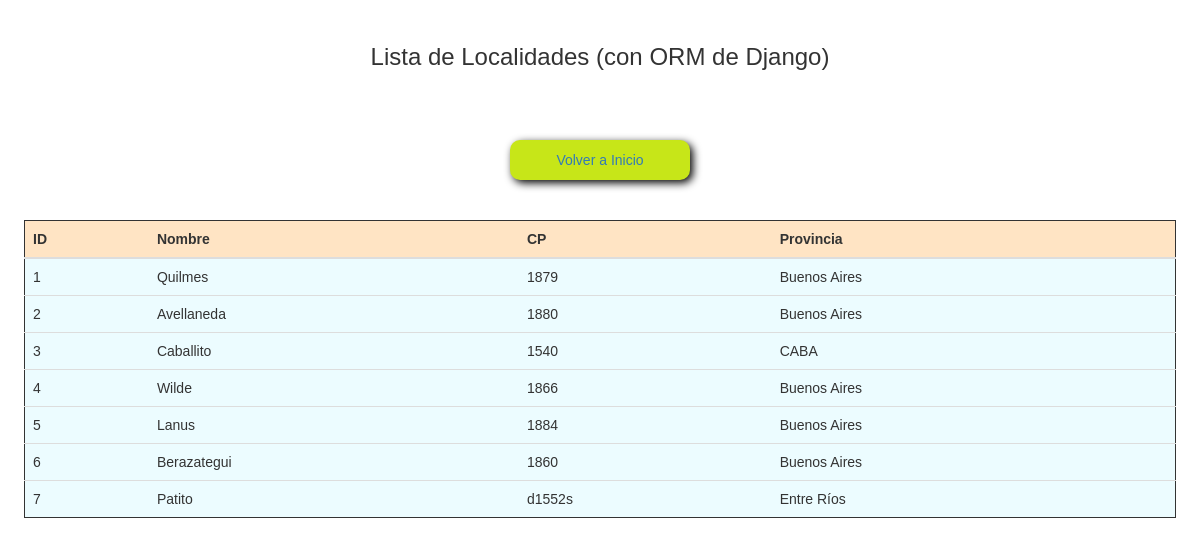
Page /localidades on the earlier database version.
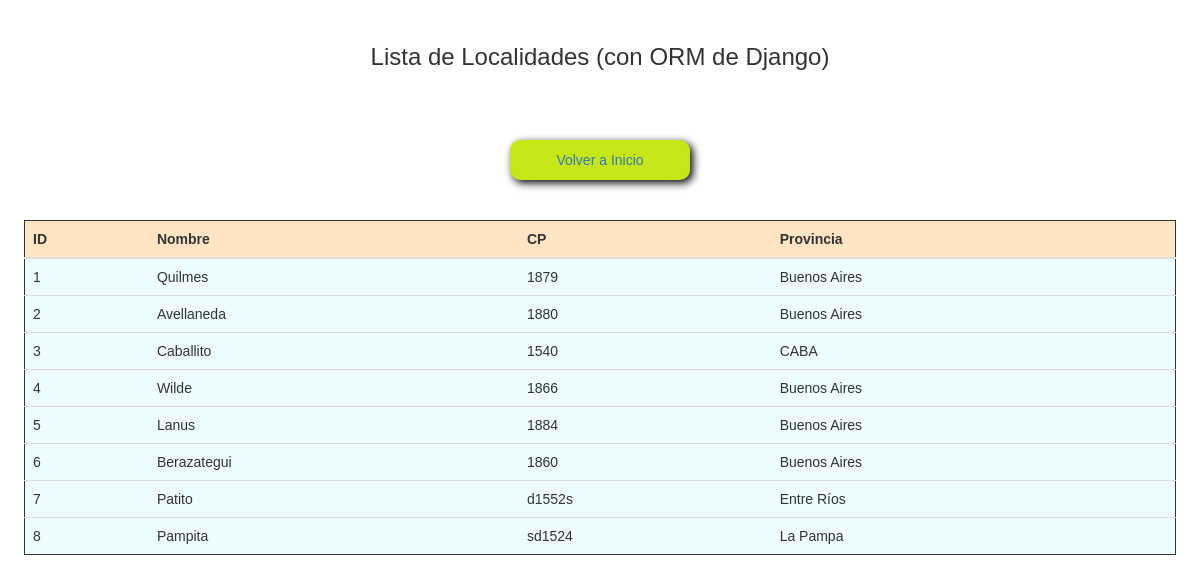
Same page on the later database version.
### titulos/models.py (models this page shows, shortened)
class Localidad(models.Model):
    nombre = models.CharField("Nombre de la Localidad: ", max_length=50)
    cp = models.CharField("Código Postal: ", max_length=10)
    provincia = models.CharField("Provincia: ", max_length=50, choices=LISTA_PROV)
    class Meta:
        ordering = ["pk"]

### titulos/views.py (the view)
# urls.py: path('localidades', views.localidades, name='localidades'),
def localidades(request, template_name="titulos/localidades.html"):
    lista_localidades = Localidad.objects.all()
    dato = {"localidades": lista_localidades}
    return render(request, template_name, dato)

### templates/titulos/localidades.html (shortened to what this page needs)
<!DOCTYPE html>
{% load static %}
<html lang="es">
<head>
    <link rel="stylesheet" type="text/css" href="{% static 'css/bootstrap.css' %}">
    <link rel="stylesheet" type="text/css" href="{% static 'css/styles.css' %}">
    <link href="{% static 'css/jquery-ui.css' %}" rel="stylesheet">
</head>
<body>
    <div class="tabla">
        <h3>Lista de Localidades (con ORM de Django)</h3></br></br></br>
        <a href="{% url 'index' %}"><button>Volver a Inicio</button></a></br></br>
        <table class="table">
            <thead>
                <tr>
                    <th>ID</th>
                    <th>Nombre</th>
                    <th>CP</th>
                    <th>Provincia</th>
                </tr>
            </thead>
            {% for localidad in localidades %}
            <tr>
                <td> {{localidad.id}} </td>
                <td> {{localidad.nombre}} </td>
                <td> {{localidad.cp}} </td>
                <td> {{localidad.provincia}} </td>
            </tr>
            {% endfor %}
        </table></br>
    </div>
</body>
</html>

Differences in the rows shown:
added Localidad: id "8", nombre "Pampita", cp "sd1524", provincia "La Pampa"
